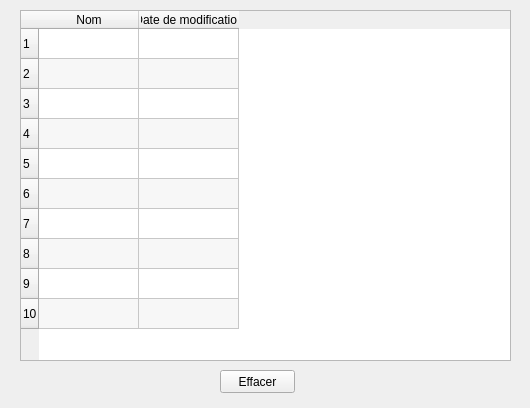
<?xml version="1.0" encoding="UTF-8"?>
<ui version="4.0">
 <class>TableWidget</class>
 <widget class="QWidget" name="TableWidget">
  <property name="geometry">
   <rect>
    <x>0</x>
    <y>0</y>
    <width>530</width>
    <height>408</height>
   </rect>
  </property>
  <property name="windowTitle">
   <string>Form</string>
  </property>
  <widget class="QTableWidget" name="tableWidget">
   <property name="geometry">
    <rect>
     <x>20</x>
     <y>10</y>
     <width>491</width>
     <height>351</height>
    </rect>
   </property>
   <property name="frameShape">
    <enum>QFrame::StyledPanel</enum>
   </property>
   <property name="frameShadow">
    <enum>QFrame::Sunken</enum>
   </property>
   <property name="sizeAdjustPolicy">
    <enum>QAbstractScrollArea::AdjustToContents</enum>
   </property>
   <property name="alternatingRowColors">
    <bool>true</bool>
   </property>
   <property name="rowCount">
    <number>10</number>
   </property>
   <property name="columnCount">
    <number>2</number>
   </property>
   <attribute name="horizontalHeaderCascadingSectionResizes">
    <bool>true</bool>
   </attribute>
   <row/>
   <row/>
   <row/>
   <row/>
   <row/>
   <row/>
   <row/>
   <row/>
   <row/>
   <row/>
   <column>
    <property name="text">
     <string>Nom</string>
    </property>
   </column>
   <column>
    <property name="text">
     <string>Date de modification</string>
    </property>
   </column>
  </widget>
  <widget class="QPushButton" name="pushButton">
   <property name="geometry">
    <rect>
     <x>220</x>
     <y>370</y>
     <width>75</width>
     <height>23</height>
    </rect>
   </property>
   <property name="text">
    <string>Effacer</string>
   </property>
  </widget>
 </widget>
 <resources/>
 <connections/>
</ui>
